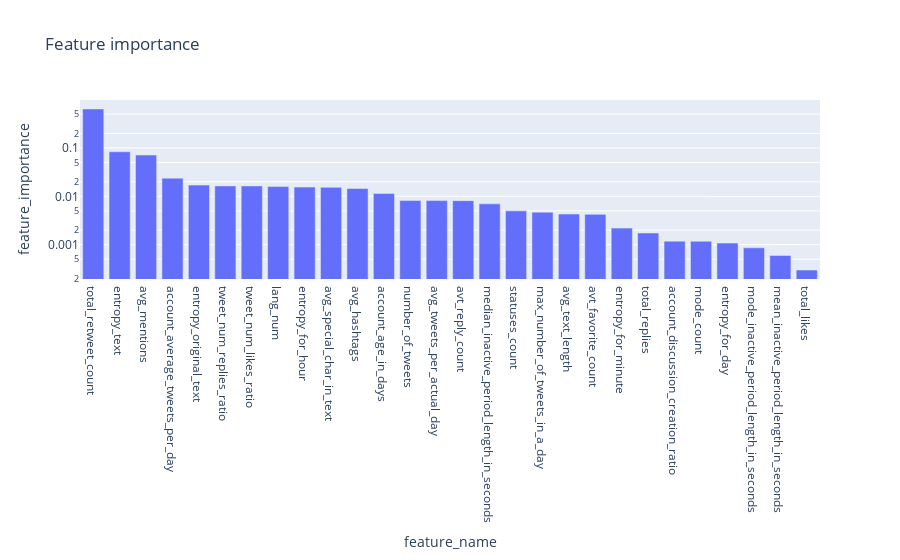

The cell this chart's notebook holds for it:
### Markdown cell above
### Feature Selection / Dimensionality reduction

Now that our data is standardized, we can take a look at what features provide the most information to our desicionmaking process.

### Code cell
useless_features = plot_feature_importance(df, label, max_tree_depth=10)

### Figure 1 — Plotly figure (JSON) as saved in the notebook; plotly's stock layout.template omitted (floating-point values rounded to 4 significant figures)
{"data": [{"alignmentgroup": "True", "hovertemplate": "feature_name=%{x}<br>feature_importance=%{y}<extra></extra>", "legendgroup": "", "marker": {"color": "#636efa", "pattern": {"shape": ""}}, "name": "", "offsetgroup": "", "orientation": "v", "showlegend": false, "textposition": "auto", "type": "bar", "x": ["total_retweet_count", "entropy_text", "avg_mentions", "account_average_tweets_per_day", "entropy_original_text", "tweet_num_replies_ratio", "tweet_num_likes_ratio", "lang_num", "entropy_for_hour", "avg_special_char_in_text", "avg_hashtags", "account_age_in_days", "number_of_tweets", "avg_tweets_per_actual_day", "avt_reply_count", "median_inactive_period_length_in_seconds", "statuses_count", "max_number_of_tweets_in_a_day", "avg_text_length", "avt_favorite_count", "entropy_for_minute", "total_replies", "account_discussion_creation_ratio", "mode_count", "entropy_for_day", "mode_inactive_period_length_in_seconds", "mean_inactive_period_length_in_seconds", "total_likes"], "xaxis": "x", "y": [0.6403, 0.08336, 0.07125, 0.02372, 0.01703, 0.01642, 0.0164, 0.01589, 0.01551, 0.0153, 0.0145, 0.01147, 0.008155, 0.008153, 0.008136, 0.006979, 0.00501, 0.004698, 0.004303, 0.00423, 0.002198, 0.001745, 0.001183, 0.001175, 0.001078, 0.0008594, 0.0005996, 0.0002985], "yaxis": "y"}], "layout": {"barmode": "relative", "legend": {"tracegroupgap": 0}, "title": {"text": "Feature importance"}, "xaxis": {"anchor": "y", "domain": [0, 1], "title": {"text": "feature_name"}}, "yaxis": {"anchor": "x", "domain": [0, 1], "title": {"text": "feature_importance"}, "type": "log"}}}
